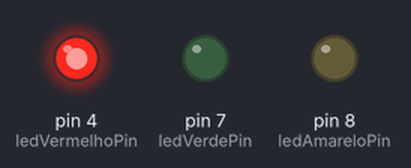
A sketch run on a simulated Arduino Uno, built with avr-gcc and run on an emulated ATmega328P. On the bench: output pins drawn as LEDs (lit = HIGH).

Above: at 0.2 s.
At 1.2 s:
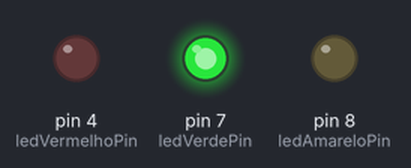
At 3.2 s:
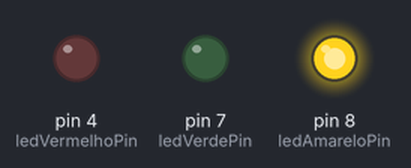
At 4.5 s:
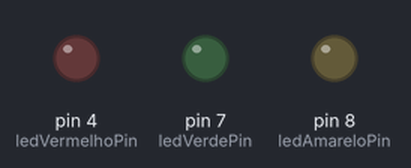
Timing chart, 0 to 5.8 s (numbered marks = the images above):
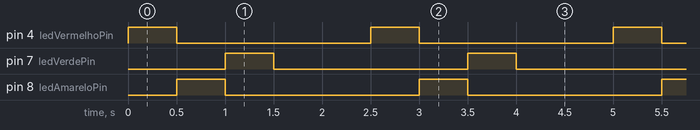

The sketch:

test_leds.ino
```cpp
const int ledVermelhoPin = 4;
const int ledAmareloPin = 8;
const int ledVerdePin = 7;

void setup() {
  pinMode(ledVermelhoPin, OUTPUT);
  pinMode(ledAmareloPin, OUTPUT);
  pinMode(ledVerdePin, OUTPUT);
}

void loop() {
  digitalWrite(ledVermelhoPin, HIGH);
  delay(500);
  digitalWrite(ledVermelhoPin, LOW);

  digitalWrite(ledAmareloPin, HIGH);
  delay(500);
  digitalWrite(ledAmareloPin, LOW);

  digitalWrite(ledVerdePin, HIGH);
  delay(500);
  digitalWrite(ledVerdePin, LOW);

  delay(1000);
}
```

Measured:
- by itself, pin 4 (ledVermelhoPin), pin 7 (ledVerdePin), pin 8 (ledAmareloPin): alternates HIGH for 0.50 s and LOW for 2.0 s
- by itself, everything shown: repeats every 2.5 s, in 4 steps
